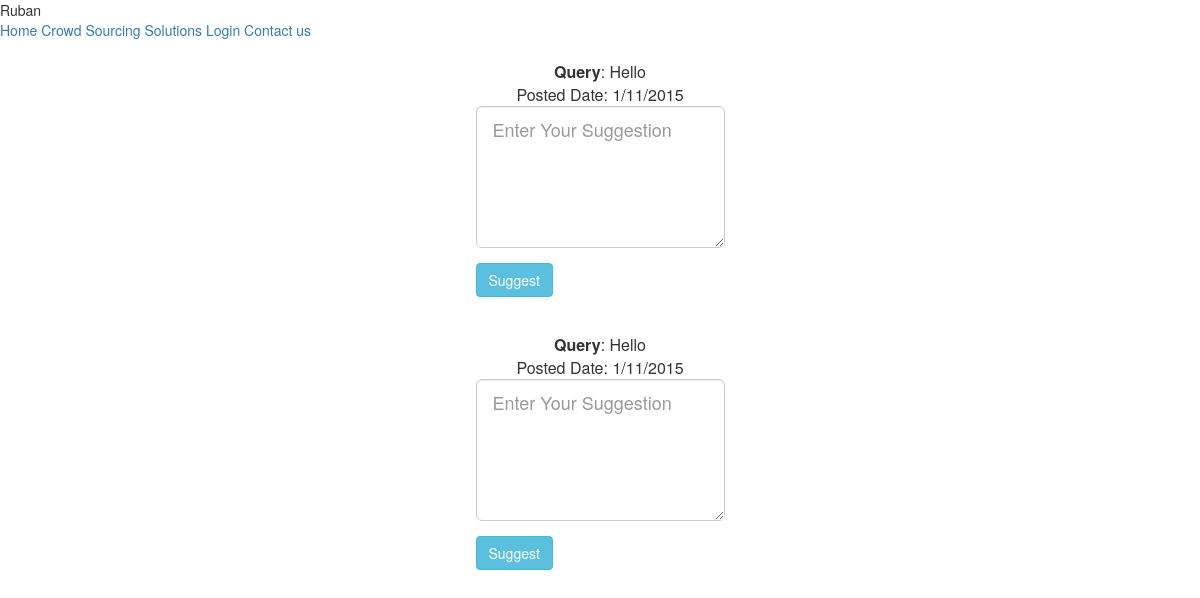
Page /api/crowdsorcing.php (signed in) on the earlier database version.
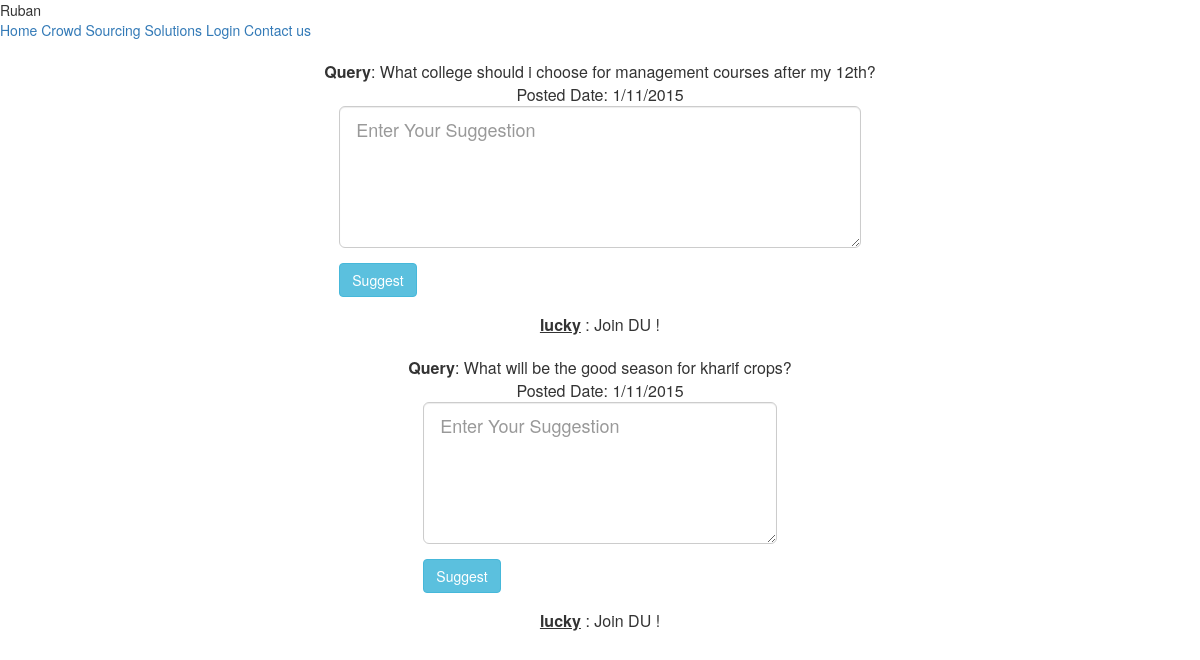
Same page on the later database version.
### tables this page shows
CREATE TABLE IF NOT EXISTS `query` (
`sms_id` int(11) NOT NULL,
  `from_no` int(11) NOT NULL,
  `to_no` int(11) NOT NULL,
  `date` timestamp NOT NULL DEFAULT CURRENT_TIMESTAMP ON UPDATE CURRENT_TIMESTAMP,
  `body` text NOT NULL
);

CREATE TABLE IF NOT EXISTS `suggestion` (
  `sms_id` int(11) NOT NULL,
  `user_id` int(11) NOT NULL,
  `username` varchar(300) NOT NULL,
  `suggestion` text NOT NULL,
`suggestion_id` int(11) NOT NULL
);

### api/crowdsorcing.php (the view, shortened to what this page needs)
<html>
  <head>
    <link rel="stylesheet" href="https://storage.googleapis.com/code.getmdl.io/1.0.2/material.indigo-pink.min.css">
    <link rel="stylesheet" href="https://storage.googleapis.com/code.getmdl.io/1.0.4/material.indigo-pink.min.css">
	<link rel="stylesheet" href="../css/coverstyle.css">
<link rel="stylesheet" href="http://maxcdn.bootstrapcdn.com/bootstrap/3.3.5/css/bootstrap.min.css">
  </head>
  <body>
    <div class="mdl-layout mdl-js-layout mdl-layout--fixed-header">
      <header class="mdl-layout__header">
        <div class="mdl-layout__header-row">
          <span class="mdl-layout-title">Ruban&nbsp;&nbsp;&nbsp;</span>
          <nav class="mdl-navigation mdl-layout--large-screen-only">
            <a class="mdl-navigation__link" href="home.php">Home</a>
						<a class="mdl-navigation__link" href="crowdsorcing.php">Crowd Sourcing Solutions</a>
            <a class="mdl-navigation__link" href="../html/login.html">Login</a>
			  <a class="mdl-navigation__link" href="../html/contact.html">Contact us</a>
          </nav>
        </div>
      </header>
      <main class="mdl-layout__content">
<?php
$sql= "select * from query";
$rs= mysql_query($sql);
while ($row=mysql_fetch_array($rs))
	{
	$p=$row['sms_id'];
	$date=getdate();
$p3=$date['mday']."/".$date['mon']."/".$date['year'];
	$p4=$row['body'];
	echo" <table class=\"mdl-data-table mdl-js-data-table mdl-data-table--selectable mdl-shadow--2dp\"  align=\"center\">";
       echo"  <tbody>";
       echo"<tr>";
       echo"<td class=\"mdl-data-table__cell--non-numeric\" align=\"center\"><b>Query</b>: $p4</td >";
       echo" <tr>";
        echo"  <td class=\"mdl-data-table__cell--non-numeric\"  align=\"center\">Posted Date: $p3</td>";
		echo "<tr><td><form action=\"comment.php\" method=\"post\" class=\"form col-md-12 center-block\">
<div class=\"form-group\">
	            <textarea type=\"text\" name=\"suggestion\" rows=\"5\" placeholder=\"Enter Your Suggestion\" class =\"form-control input-lg ckeditor\" id=\"editor1\" placeholder=\"Description\" required ></textarea>
	  <script type=\"text/javascript\">
	    CKEDITOR.replace('editor1');
	  </script></div>
	  <input type=\"hidden\" name=\"id\" value=\"$p\">
	  <input type=\"submit\" class=\"btn btn-info\" value=\"Suggest\">
</form></td></tr>";
      $sql2= "select * from suggestion,query where suggestion.sms_id=query.sms_id";
     $rs2= mysql_query($sql2);
		while ($row2=mysql_fetch_array($rs2))
	   {
         $r=$row2['username'];
        $r1=$row2['suggestion'];
       echo"<tr>";
       echo"<td class=\"mdl-data-table__cell--non-numeric\" align=\"center\"><b><u>$r</u></b> : $r1 </td >";
       echo" </tr>";
 	   }
       echo" </tr>";
	   echo "</tbody>";
	   echo "</table>";
	}
?>
</body>
</html>

Differences in the rows shown:
removed query: body "Hello", p3 "1/11/2015"
changed query: body "Hello" → "What college should i choose for management courses after my 12th?"
added suggestion: username "lucky", suggestion "Join DU !"
added query: body "What will be the good season for kharif crops?", p3 "1/11/2015"
